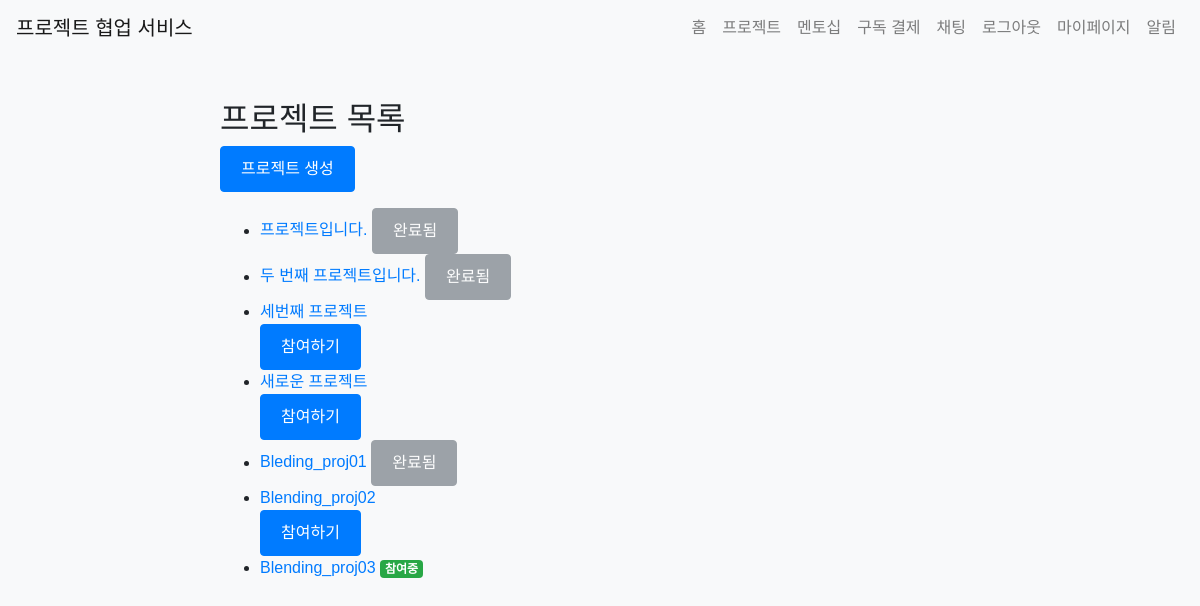
The app's page /project/list (signed in) with its own data.
### app/models.py (models this page shows)
class Project(db.Model):
    id = db.Column(db.Integer, primary_key=True)
    title = db.Column(db.String(100), nullable=False)
    description = db.Column(db.Text, nullable=False)
    start_date = db.Column(db.Date, nullable=False)
    end_date = db.Column(db.Date, nullable=False)
    created_at = db.Column(db.DateTime, default=datetime.utcnow)
    client_id = db.Column(db.Integer, db.ForeignKey('user.id'), nullable=False)
    client = db.relationship('User', back_populates='created_projects')
    completed = db.Column(db.Boolean, default=False)
    participants = db.relationship('User', secondary='project_participant', back_populates='projects', overlaps="project_participants")
    project_participants = db.relationship('ProjectParticipant', back_populates='project', lazy=True, overlaps="participants,projects")
    overview = db.Column(db.Text)
    requirements = db.Column(db.Text)
    flowchart = db.Column(db.Text)
    timeline = db.Column(db.Text)
    github_repo = db.Column(db.String(200))

### app/views/project.py (the view)
@bp.route('/list')
@login_required
def list_projects():
    form = ProjectParticipationForm()
    projects = Project.query.all()
    return render_template('project/list.html', projects=projects, form=form)

### app/__init__.py (called while the page is built)
@login_manager.user_loader
def load_user(user_id):
    if user_id is not None:
        return User.query.get(int(user_id))
    return None

### app/templates/project/list.html (shortened to what this page needs)
{% extends 'base.html' %}
{% block content %}
<h2>프로젝트 목록</h2>
<a href="{{ url_for('project.create_project') }}" class="btn btn-primary mb-3">프로젝트 생성</a>
<ul>
{% for project in projects %}
    <li>
        <a href="{{ url_for('project.detail', project_id=project.id) }}">{{ project.title }}</a>
        {% if current_user.is_authenticated %}
            {% if project.completed %}
                <span class="btn btn-secondary disabled">완료됨</span>
            {% elif current_user in project.participants %}
                <span class="badge badge-success">참여중</span>
            {% else %}
                <form action="{{ url_for('project.participate', project_id=project.id) }}" method="post">
                    <button type="submit" class="btn btn-primary">참여하기</button>
                </form>
            {% endif %}
        {% endif %}
    </li>
{% endfor %}
</ul>
{% endblock %}

### app/static/css/style.css (style rules this page uses)
.btn-primary { background-color: #007bff; border-color: #007bff; }
body { font-family: Arial, sans-serif; background-color: #f8f9fa; margin: 0; padding: 0; }
.btn { display: inline-block; padding: 10px 20px; background-color: #007bff; color: #fff; text-decoration: none; border-radius: 4px; cursor: pointer; }
.btn-primary { background-color: #007bff; }

### records on screen
Project: title "프로젝트입니다.", completed "완료됨"
Project: title "두 번째 프로젝트입니다.", completed "완료됨"
Project: title "세번째 프로젝트"
Project: title "새로운 프로젝트"
Project: title "Bleding_proj01", completed "완료됨"
Project: title "Blending_proj02"
Project: title "Blending_proj03", completed "참여중"
